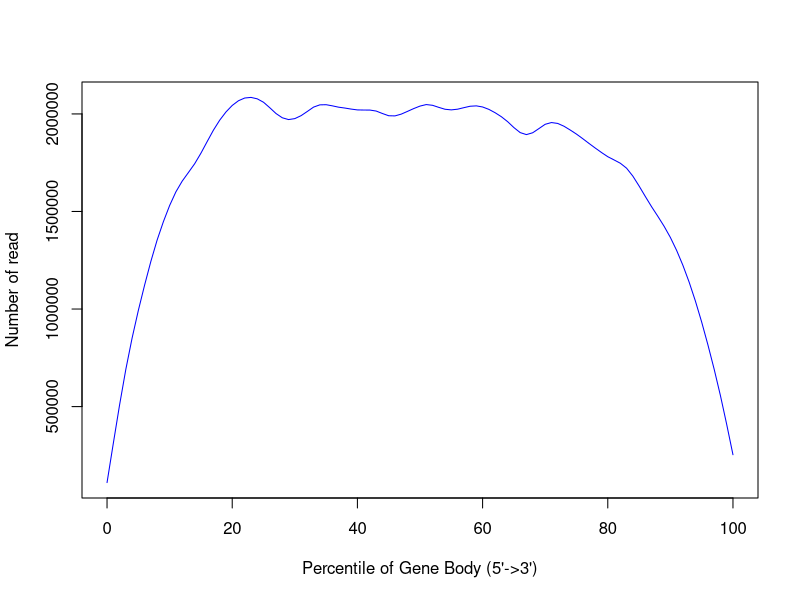

R code for this plot:
png('/rds/user/is460/hpc-work/muscle-rnaseq/ezbamqc/output/figs/srpk3_wt_ttnb_het_1.geneBodyCoverage.png',width=500,height=500,units='px')
x=c(0,1,2,3,4,5,6,7,8,9,10,11,12,13,14,15,16,17,18,19,20,21,22,23,24,25,26,27,28,29,30,31,32,33,34,35,36,37,38,39,40,41,42,43,44,45,46,47,48,49,50,51,52,53,54,55,56,57,58,59,60,61,62,63,64,65,66,67,68,69,70,71,72,73,74,75,76,77,78,79,80,81,82,83,84,85,86,87,88,89,90,91,92,93,94,95,96,97,98,99,100)
y=c(107066,296794,508860,716463,856259,982077,1107031,1254386,1359892,1444442,1515819,1619151,1678116,1678681,1723515,1810626,1844885,1927160,1979527,1997560,2049204,2067894,2074757,2099222,2063323,2076812,2039905,1992014,1967566,1968966,1976409,1988786,1997428,2056461,2055439,2053860,2026670,2026848,2044046,2022528,2011963,2013662,2024414,2037434,2002613,1971411,1980238,2005558,2016935,2022968,2034248,2061836,2063081,2017977,2017669,2019650,2014977,2037847,2039801,2048179,2036035,2023903,2000299,1987444,1969809,1949334,1879985,1877672,1898614,1919978,1964999,1971781,1949311,1929171,1913481,1902221,1872537,1844938,1826990,1804858,1778900,1737481,1764155,1739323,1684277,1625072,1574737,1510747,1473880,1433138,1367121,1299566,1227054,1135391,1043898,936120,806570,692358,565024,417436,239163)
smoothsp = smooth.spline(x,y,spar=0.35)
plot(smoothsp,type="l",col="blue",xlab="Percentile of Gene Body (5'->3')",ylab="Number of read",xlim=c(0,100))
dev.state = dev.off()